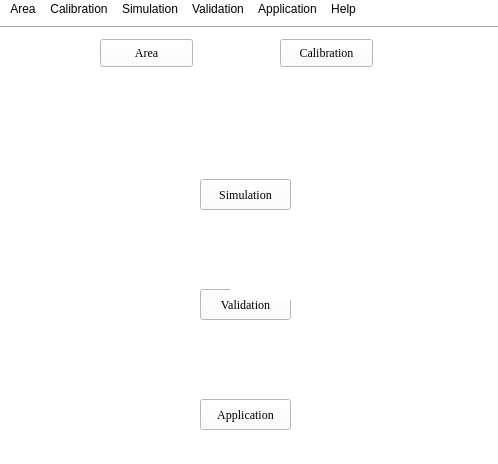
<?xml version="1.0" encoding="UTF-8"?>
<ui version="4.0">
 <class>MainWindow</class>
 <widget class="QMainWindow" name="MainWindow">
  <property name="geometry">
   <rect>
    <x>0</x>
    <y>0</y>
    <width>498</width>
    <height>464</height>
   </rect>
  </property>
  <property name="windowTitle">
   <string>MainWindow</string>
  </property>
  <property name="windowIcon">
   <iconset>
    <normaloff>../res/logo.png</normaloff>../res/logo.png</iconset>
  </property>
  <property name="styleSheet">
   <string notr="true">background-color: rgb(255, 255, 255);</string>
  </property>
  <widget class="QWidget" name="centralwidget">
   <widget class="QPushButton" name="simulationButton">
    <property name="geometry">
     <rect>
      <x>200</x>
      <y>160</y>
      <width>91</width>
      <height>31</height>
     </rect>
    </property>
    <property name="font">
     <font>
      <family>Times New Roman</family>
     </font>
    </property>
    <property name="text">
     <string>Simulation</string>
    </property>
   </widget>
   <widget class="Line" name="line">
    <property name="geometry">
     <rect>
      <x>0</x>
      <y>0</y>
      <width>591</width>
      <height>16</height>
     </rect>
    </property>
    <property name="orientation">
     <enum>Qt::Horizontal</enum>
    </property>
   </widget>
   <widget class="QWidget" name="layoutWidget">
    <property name="geometry">
     <rect>
      <x>150</x>
      <y>48</y>
      <width>190</width>
      <height>113</height>
     </rect>
    </property>
    <layout class="QHBoxLayout" name="horizontalLayout_2">
     <item>
      <widget class="QLabel" name="label_4">
       <property name="text">
        <string/>
       </property>
       <property name="pixmap">
        <pixmap>../res/arrow2.png</pixmap>
       </property>
       <property name="scaledContents">
        <bool>true</bool>
       </property>
      </widget>
     </item>
     <item>
      <widget class="QLabel" name="label_2">
       <property name="text">
        <string/>
       </property>
       <property name="pixmap">
        <pixmap>../res/arrow3.png</pixmap>
       </property>
       <property name="scaledContents">
        <bool>true</bool>
       </property>
      </widget>
     </item>
    </layout>
   </widget>
   <widget class="QPushButton" name="ValidationButton">
    <property name="geometry">
     <rect>
      <x>200</x>
      <y>270</y>
      <width>91</width>
      <height>31</height>
     </rect>
    </property>
    <property name="font">
     <font>
      <family>Times New Roman</family>
     </font>
    </property>
    <property name="text">
     <string>Validation</string>
    </property>
   </widget>
   <widget class="QLabel" name="label_5">
    <property name="geometry">
     <rect>
      <x>230</x>
      <y>310</y>
      <width>61</width>
      <height>81</height>
     </rect>
    </property>
    <property name="text">
     <string/>
    </property>
    <property name="pixmap">
     <pixmap>../res/arrow4.png</pixmap>
    </property>
   </widget>
   <widget class="QPushButton" name="ApplicationButton">
    <property name="geometry">
     <rect>
      <x>200</x>
      <y>380</y>
      <width>91</width>
      <height>31</height>
     </rect>
    </property>
    <property name="font">
     <font>
      <family>Times New Roman</family>
     </font>
    </property>
    <property name="text">
     <string>Application</string>
    </property>
   </widget>
   <widget class="QLabel" name="label_6">
    <property name="geometry">
     <rect>
      <x>230</x>
      <y>200</y>
      <width>61</width>
      <height>81</height>
     </rect>
    </property>
    <property name="text">
     <string/>
    </property>
    <property name="pixmap">
     <pixmap>../res/arrow4.png</pixmap>
    </property>
   </widget>
   <widget class="QPushButton" name="areaButton">
    <property name="geometry">
     <rect>
      <x>100</x>
      <y>20</y>
      <width>93</width>
      <height>28</height>
     </rect>
    </property>
    <property name="font">
     <font>
      <family>Times New Roman</family>
     </font>
    </property>
    <property name="styleSheet">
     <string notr="true">background-color: rgb(255, 255, 255);</string>
    </property>
    <property name="text">
     <string>Area</string>
    </property>
   </widget>
   <widget class="QPushButton" name="calibrationButton">
    <property name="geometry">
     <rect>
      <x>280</x>
      <y>20</y>
      <width>93</width>
      <height>28</height>
     </rect>
    </property>
    <property name="font">
     <font>
      <family>Times New Roman</family>
     </font>
    </property>
    <property name="styleSheet">
     <string notr="true">background-color: rgb(255, 255, 255);</string>
    </property>
    <property name="text">
     <string>Calibration</string>
    </property>
   </widget>
   <zorder>areaButton</zorder>
   <zorder>calibrationButton</zorder>
   <zorder>layoutWidget</zorder>
   <zorder>simulationButton</zorder>
   <zorder>line</zorder>
   <zorder>ValidationButton</zorder>
   <zorder>label_5</zorder>
   <zorder>ApplicationButton</zorder>
   <zorder>label_6</zorder>
  </widget>
  <widget class="QMenuBar" name="menubar">
   <property name="geometry">
    <rect>
     <x>0</x>
     <y>0</y>
     <width>498</width>
     <height>26</height>
    </rect>
   </property>
   <widget class="QMenu" name="menuArea">
    <property name="font">
     <font>
      <family>Times New Roman</family>
     </font>
    </property>
    <property name="cursor">
     <cursorShape>ArrowCursor</cursorShape>
    </property>
    <property name="tabletTracking">
     <bool>false</bool>
    </property>
    <property name="title">
     <string>Area</string>
    </property>
    <addaction name="actionArea"/>
   </widget>
   <widget class="QMenu" name="menuCalibration">
    <property name="font">
     <font>
      <family>Times New Roman</family>
     </font>
    </property>
    <property name="title">
     <string>Calibration</string>
    </property>
    <addaction name="actionCalibration"/>
   </widget>
   <widget class="QMenu" name="menuSimulation">
    <property name="font">
     <font>
      <family>Times New Roman</family>
     </font>
    </property>
    <property name="title">
     <string>Simulation</string>
    </property>
    <addaction name="actionSimulation"/>
   </widget>
   <widget class="QMenu" name="menuValidation">
    <property name="font">
     <font>
      <family>Times New Roman</family>
     </font>
    </property>
    <property name="title">
     <string>Validation</string>
    </property>
    <addaction name="actionValidation"/>
   </widget>
   <widget class="QMenu" name="menuApplication">
    <property name="font">
     <font>
      <family>Times New Roman</family>
     </font>
    </property>
    <property name="title">
     <string>Application</string>
    </property>
    <addaction name="actionApplication"/>
   </widget>
   <widget class="QMenu" name="menuHelp">
    <property name="font">
     <font>
      <family>Times New Roman</family>
     </font>
    </property>
    <property name="title">
     <string>Help</string>
    </property>
    <addaction name="actionAbout"/>
    <addaction name="actionUser_Guide_2"/>
   </widget>
   <addaction name="menuArea"/>
   <addaction name="menuCalibration"/>
   <addaction name="menuSimulation"/>
   <addaction name="menuValidation"/>
   <addaction name="menuApplication"/>
   <addaction name="menuHelp"/>
  </widget>
  <widget class="QStatusBar" name="statusbar"/>
  <action name="actionOpen">
   <property name="checkable">
    <bool>true</bool>
   </property>
   <property name="icon">
    <iconset>
     <normaloff>../res/Open.png</normaloff>../res/Open.png</iconset>
   </property>
   <property name="text">
    <string/>
   </property>
   <property name="toolTip">
    <string>Open</string>
   </property>
  </action>
  <action name="actionWhole">
   <property name="checkable">
    <bool>true</bool>
   </property>
   <property name="icon">
    <iconset>
     <normaloff>../res/Full.png</normaloff>../res/Full.png</iconset>
   </property>
   <property name="text">
    <string/>
   </property>
   <property name="toolTip">
    <string>Full</string>
   </property>
  </action>
  <action name="actionZoomIn">
   <property name="checkable">
    <bool>true</bool>
   </property>
   <property name="icon">
    <iconset>
     <normaloff>../res/Zoomin.png</normaloff>../res/Zoomin.png</iconset>
   </property>
   <property name="text">
    <string/>
   </property>
   <property name="toolTip">
    <string>Zoom in</string>
   </property>
  </action>
  <action name="actionZoomOut">
   <property name="checkable">
    <bool>true</bool>
   </property>
   <property name="icon">
    <iconset>
     <normaloff>../res/Zoomout.png</normaloff>../res/Zoomout.png</iconset>
   </property>
   <property name="text">
    <string/>
   </property>
   <property name="toolTip">
    <string>Zoom out</string>
   </property>
  </action>
  <action name="actionMove">
   <property name="checkable">
    <bool>true</bool>
   </property>
   <property name="icon">
    <iconset>
     <normaloff>../res/Pan.png</normaloff>../res/Pan.png</iconset>
   </property>
   <property name="text">
    <string/>
   </property>
   <property name="toolTip">
    <string>Move</string>
   </property>
  </action>
  <action name="actionLUSD_Calibration">
   <property name="icon">
    <iconset theme="res/Open.png">
     <normaloff>C:/Users/panxi/.designer/backup</normaloff>C:/Users/panxi/.designer/backup</iconset>
   </property>
   <property name="text">
    <string>Calibration</string>
   </property>
  </action>
  <action name="actionLUSD_simulation">
   <property name="text">
    <string>Simulation</string>
   </property>
  </action>
  <action name="actionProbability_Calculation">
   <property name="text">
    <string>Simulation</string>
   </property>
  </action>
  <action name="actionCalibration">
   <property name="text">
    <string>Calibration</string>
   </property>
   <property name="font">
    <font>
     <family>Times New Roman</family>
    </font>
   </property>
  </action>
  <action name="actionOpen_2">
   <property name="text">
    <string>Open</string>
   </property>
  </action>
  <action name="actionSave">
   <property name="text">
    <string>Save</string>
   </property>
  </action>
  <action name="actionSave_as">
   <property name="text">
    <string>Save as...</string>
   </property>
  </action>
  <action name="actionClear">
   <property name="text">
    <string>Close</string>
   </property>
  </action>
  <action name="actionSimulation">
   <property name="text">
    <string>Simulation</string>
   </property>
   <property name="font">
    <font>
     <family>Times New Roman</family>
    </font>
   </property>
  </action>
  <action name="actionUser_Guide">
   <property name="text">
    <string>User Guide</string>
   </property>
  </action>
  <action name="actionValidation">
   <property name="text">
    <string>Validation</string>
   </property>
   <property name="font">
    <font>
     <family>Times New Roman</family>
    </font>
   </property>
  </action>
  <action name="actionHelp_User">
   <property name="text">
    <string>User Guide</string>
   </property>
  </action>
  <action name="actionArea">
   <property name="text">
    <string>Area</string>
   </property>
   <property name="font">
    <font>
     <family>Times New Roman</family>
    </font>
   </property>
  </action>
  <action name="actionAbout">
   <property name="text">
    <string>About</string>
   </property>
   <property name="font">
    <font>
     <family>Times New Roman</family>
    </font>
   </property>
  </action>
  <action name="actionUser_Guide_2">
   <property name="text">
    <string>User Guide</string>
   </property>
   <property name="font">
    <font>
     <family>Times New Roman</family>
    </font>
   </property>
  </action>
  <action name="actionApplication">
   <property name="text">
    <string>Urban growth boundary</string>
   </property>
   <property name="font">
    <font>
     <family>Times New Roman</family>
    </font>
   </property>
  </action>
 </widget>
 <resources/>
 <connections/>
</ui>
